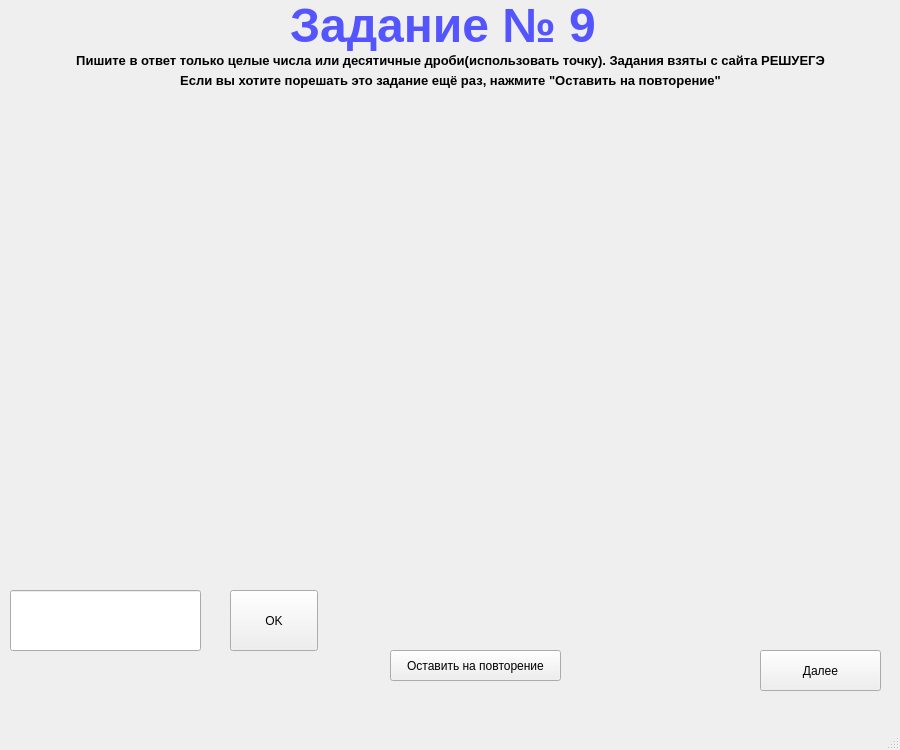
<?xml version="1.0" encoding="UTF-8"?>
<ui version="4.0">
 <class>MainWindow</class>
 <widget class="QMainWindow" name="MainWindow">
  <property name="geometry">
   <rect>
    <x>0</x>
    <y>0</y>
    <width>900</width>
    <height>750</height>
   </rect>
  </property>
  <property name="windowTitle">
   <string>MainWindow</string>
  </property>
  <widget class="QWidget" name="centralwidget">
   <widget class="QLabel" name="label">
    <property name="geometry">
     <rect>
      <x>290</x>
      <y>0</y>
      <width>321</width>
      <height>51</height>
     </rect>
    </property>
    <property name="palette">
     <palette>
      <active>
       <colorrole role="WindowText">
        <brush brushstyle="SolidPattern">
         <color alpha="255">
          <red>85</red>
          <green>85</green>
          <blue>255</blue>
         </color>
        </brush>
       </colorrole>
      </active>
      <inactive>
       <colorrole role="WindowText">
        <brush brushstyle="SolidPattern">
         <color alpha="255">
          <red>85</red>
          <green>85</green>
          <blue>255</blue>
         </color>
        </brush>
       </colorrole>
      </inactive>
      <disabled>
       <colorrole role="WindowText">
        <brush brushstyle="SolidPattern">
         <color alpha="255">
          <red>160</red>
          <green>162</green>
          <blue>164</blue>
         </color>
        </brush>
       </colorrole>
      </disabled>
     </palette>
    </property>
    <property name="font">
     <font>
      <pointsize>36</pointsize>
      <weight>75</weight>
      <bold>true</bold>
     </font>
    </property>
    <property name="text">
     <string>Задание № 9</string>
    </property>
   </widget>
   <widget class="QLabel" name="label_2">
    <property name="geometry">
     <rect>
      <x>0</x>
      <y>50</y>
      <width>901</width>
      <height>21</height>
     </rect>
    </property>
    <property name="font">
     <font>
      <pointsize>10</pointsize>
      <weight>75</weight>
      <bold>true</bold>
     </font>
    </property>
    <property name="text">
     <string>Пишите в ответ только целые числа или десятичные дроби(использовать точку). Задания взяты с сайта РЕШУЕГЭ</string>
    </property>
    <property name="alignment">
     <set>Qt::AlignCenter</set>
    </property>
   </widget>
   <widget class="QLabel" name="color_fon">
    <property name="geometry">
     <rect>
      <x>20</x>
      <y>100</y>
      <width>840</width>
      <height>411</height>
     </rect>
    </property>
    <property name="text">
     <string/>
    </property>
   </widget>
   <widget class="QLabel" name="t_or_f_p1">
    <property name="geometry">
     <rect>
      <x>50</x>
      <y>520</y>
      <width>761</width>
      <height>51</height>
     </rect>
    </property>
    <property name="text">
     <string/>
    </property>
   </widget>
   <widget class="QLineEdit" name="ans_p1">
    <property name="geometry">
     <rect>
      <x>10</x>
      <y>590</y>
      <width>191</width>
      <height>61</height>
     </rect>
    </property>
   </widget>
   <widget class="QPushButton" name="btn_ok_p1">
    <property name="geometry">
     <rect>
      <x>230</x>
      <y>590</y>
      <width>88</width>
      <height>61</height>
     </rect>
    </property>
    <property name="text">
     <string>OK</string>
    </property>
   </widget>
   <widget class="QPushButton" name="btn_next_p1">
    <property name="geometry">
     <rect>
      <x>760</x>
      <y>650</y>
      <width>121</width>
      <height>41</height>
     </rect>
    </property>
    <property name="text">
     <string>Далее</string>
    </property>
   </widget>
   <widget class="QPushButton" name="btn_repeat">
    <property name="geometry">
     <rect>
      <x>390</x>
      <y>650</y>
      <width>171</width>
      <height>31</height>
     </rect>
    </property>
    <property name="text">
     <string>Оставить на повторение</string>
    </property>
   </widget>
   <widget class="QLabel" name="label_3">
    <property name="geometry">
     <rect>
      <x>10</x>
      <y>70</y>
      <width>881</width>
      <height>21</height>
     </rect>
    </property>
    <property name="font">
     <font>
      <pointsize>10</pointsize>
      <weight>75</weight>
      <bold>true</bold>
     </font>
    </property>
    <property name="text">
     <string>Если вы хотите порешать это задание ещё раз, нажмите &quot;Оставить на повторение&quot;</string>
    </property>
    <property name="alignment">
     <set>Qt::AlignCenter</set>
    </property>
   </widget>
   <widget class="QLabel" name="problem_1">
    <property name="geometry">
     <rect>
      <x>20</x>
      <y>100</y>
      <width>851</width>
      <height>411</height>
     </rect>
    </property>
    <property name="text">
     <string/>
    </property>
    <property name="alignment">
     <set>Qt::AlignCenter</set>
    </property>
   </widget>
  </widget>
  <widget class="QMenuBar" name="menubar">
   <property name="geometry">
    <rect>
     <x>0</x>
     <y>0</y>
     <width>900</width>
     <height>30</height>
    </rect>
   </property>
  </widget>
  <widget class="QStatusBar" name="statusbar"/>
 </widget>
 <resources/>
 <connections/>
</ui>
